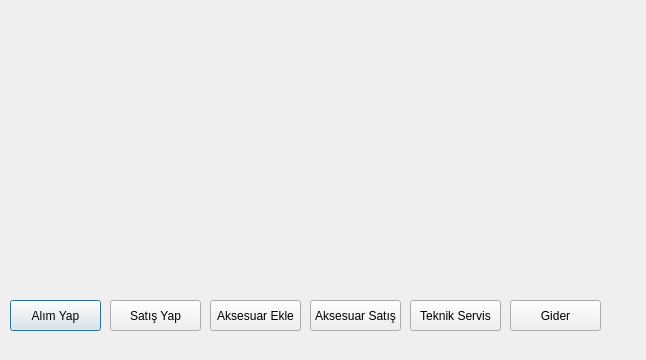
<?xml version="1.0" encoding="UTF-8"?>
<ui version="4.0">
 <class>AnaMenu</class>
 <widget class="QDialog" name="AnaMenu">
  <property name="geometry">
   <rect>
    <x>0</x>
    <y>0</y>
    <width>646</width>
    <height>360</height>
   </rect>
  </property>
  <property name="windowTitle">
   <string>Ana Menü</string>
  </property>
  <widget class="QPushButton" name="pushButton">
   <property name="geometry">
    <rect>
     <x>10</x>
     <y>300</y>
     <width>91</width>
     <height>31</height>
    </rect>
   </property>
   <property name="text">
    <string>Alım Yap</string>
   </property>
  </widget>
  <widget class="QPushButton" name="pushButton_2">
   <property name="geometry">
    <rect>
     <x>110</x>
     <y>300</y>
     <width>91</width>
     <height>31</height>
    </rect>
   </property>
   <property name="text">
    <string>Satış Yap</string>
   </property>
  </widget>
  <widget class="QPushButton" name="pushButton_3">
   <property name="geometry">
    <rect>
     <x>210</x>
     <y>300</y>
     <width>91</width>
     <height>31</height>
    </rect>
   </property>
   <property name="text">
    <string>Aksesuar Ekle</string>
   </property>
  </widget>
  <widget class="QPushButton" name="pushButton_4">
   <property name="geometry">
    <rect>
     <x>310</x>
     <y>300</y>
     <width>91</width>
     <height>31</height>
    </rect>
   </property>
   <property name="text">
    <string>Aksesuar Satış</string>
   </property>
  </widget>
  <widget class="QPushButton" name="pushButton_5">
   <property name="geometry">
    <rect>
     <x>410</x>
     <y>300</y>
     <width>91</width>
     <height>31</height>
    </rect>
   </property>
   <property name="text">
    <string>Teknik Servis</string>
   </property>
  </widget>
  <widget class="QPushButton" name="pushButton_6">
   <property name="geometry">
    <rect>
     <x>510</x>
     <y>300</y>
     <width>91</width>
     <height>31</height>
    </rect>
   </property>
   <property name="text">
    <string>Gider</string>
   </property>
  </widget>
 </widget>
 <resources/>
 <connections/>
</ui>
